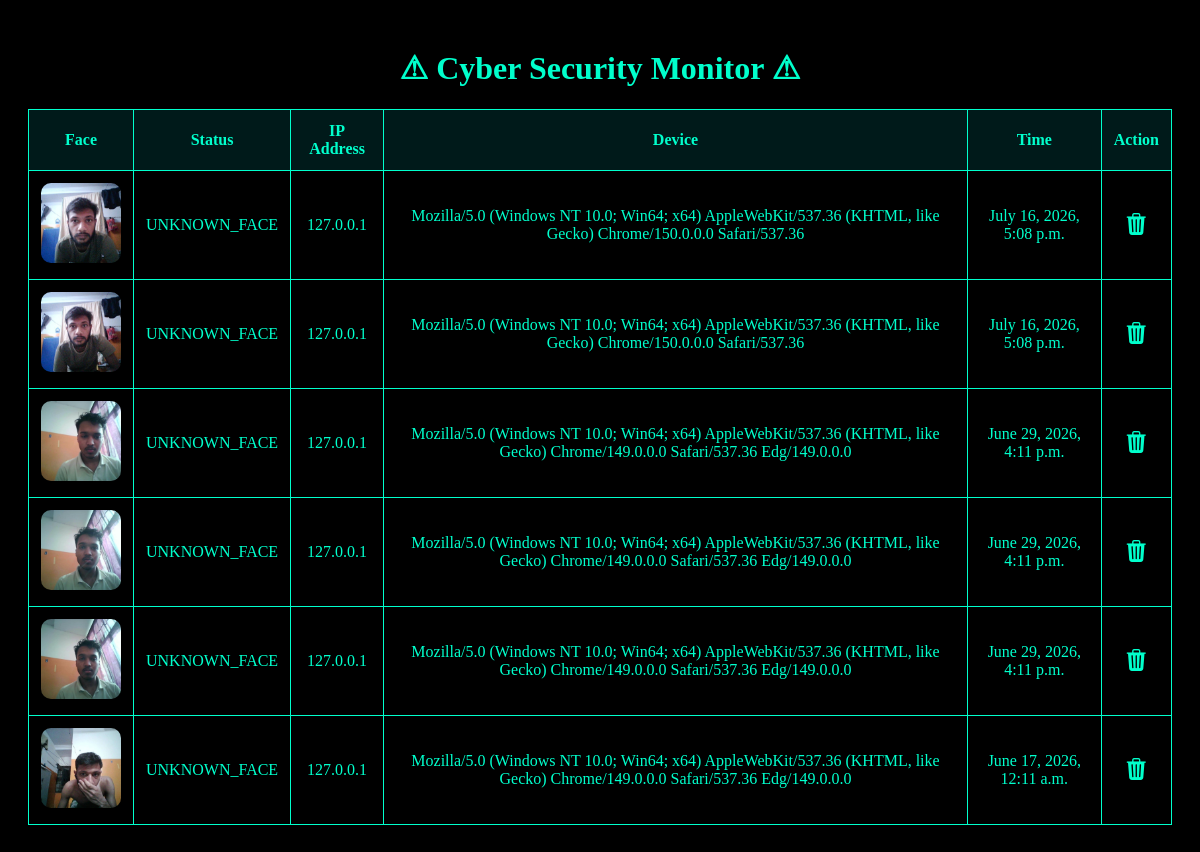
Page /api/face/security-monitor/ on the committed database.
### authapp/models.py (models this page shows, shortened)
class LoginActivity(models.Model):
    STATUS_CHOICES = [
        ('SUCCESS', 'Success'),
        ('FAILED', 'Failed'),
        ('UNKNOWN_FACE', 'Unknown Face'),
        ('LIVENESS_FAILED', 'Liveness Failed'),
    ]
    user = models.ForeignKey(
        User,
        on_delete=models.SET_NULL,
        null=True,
        blank=True
    )
    login_time = models.DateTimeField(auto_now_add=True)
    logout_time = models.DateTimeField(
        null=True,
        blank=True
    )
    ip_address = models.CharField(
        max_length=100,
        blank=True,
        null=True
    )
    device_info = models.TextField(
        blank=True,
        null=True
    )
    status = models.CharField(
        max_length=30,
        choices=STATUS_CHOICES
    )
    face_image = models.ImageField(
        upload_to='login_faces/',
        null=True,
        blank=True
    )
    session_duration = models.DurationField(
        null=True,
        blank=True
    )

### authapp/views.py (the view)
# urls.py: path('security-monitor/',views.security_monitor,name='security_monitor'),
def security_monitor(request):
    logs = LoginActivity.objects.all().order_by('-login_time')
    return render(
        request,
        'security_monitor.html',
        {'logs': logs}
    )

### templates/security_monitor.html (shortened to what this page needs)
<!DOCTYPE html>
<html lang="en">
<head>
    <link rel="stylesheet" href="https://cdn.jsdelivr.net/npm/bootstrap-icons@1.11.3/font/bootstrap-icons.min.css">
</head>
<body>
    <h1>⚠ Cyber Security Monitor ⚠</h1>
    <table>
        <tr>
            <th>Face</th>
            <th>Status</th>
            <th>IP Address</th>
            <th>Device</th>
            <th>Time</th>
            <th>Action</th>
        </tr>
        {% for log in logs %}
        <tr>
            <td>
                {% if log.face_image %}
                <img src="{{ log.face_image.url }}">
                {% else %}
                No Image
                {% endif %}
            </td>
            <td>{{ log.status }}</td>
            <td>{{ log.ip_address }}</td>
            <td>{{ log.device_info }}</td>
            <td>{{ log.login_time }}</td>
            <td>
                <a href="{% url 'delete_log' log.id %}"
                    onclick="return confirm('Are you sure you want to delete this log?')">
                    <i class="bi bi-trash3-fill delete-icon"></i>
                </a>
            </td>
        </tr>
        {% endfor %}
    </table>
</body>
</html>

### templates/security_monitor.html (style rules this page uses)
body { background: black; color: #00ffcc; font-family: Consolas; padding: 20px; }
h1 { text-align: center; color: #00ffcc; }
table { width: 100%; border-collapse: collapse; margin-top: 20px; }
th, td { border: 1px solid #00ffcc; padding: 12px; text-align: center; }
th { background: #001a1a; }
img { width: 80px; height: 80px; object-fit: cover; border-radius: 10px; }
.delete-icon { color: #00ffcc; font-size: 22px; cursor: pointer; transition: 0.3s; }

### rows in the picture
LoginActivity: face_image (picture), status "UNKNOWN_FACE", ip_address "127.0.0.1", device_info "Mozilla/5.0 (Windows NT 10.0; Win64; x64) AppleWebKit/537.36 (KHTML, like Gecko) Chrome/150.0.0.0 Safari/537.36", login_time "July 16, 2026, 5:08 p.m."
LoginActivity: face_image (picture), status "UNKNOWN_FACE", ip_address "127.0.0.1", device_info "Mozilla/5.0 (Windows NT 10.0; Win64; x64) AppleWebKit/537.36 (KHTML, like Gecko) Chrome/150.0.0.0 Safari/537.36", login_time "July 16, 2026, 5:08 p.m."
LoginActivity: face_image (picture), status "UNKNOWN_FACE", ip_address "127.0.0.1", device_info "Mozilla/5.0 (Windows NT 10.0; Win64; x64) AppleWebKit/537.36 (KHTML, like Gecko) Chrome/149.0.0.0 Safari/537.36 Edg/149.0.0.0", login_time "June 29, 2026, 4:11 p.m."
LoginActivity: face_image (picture), status "UNKNOWN_FACE", ip_address "127.0.0.1", device_info "Mozilla/5.0 (Windows NT 10.0; Win64; x64) AppleWebKit/537.36 (KHTML, like Gecko) Chrome/149.0.0.0 Safari/537.36 Edg/149.0.0.0", login_time "June 29, 2026, 4:11 p.m."
LoginActivity: face_image (picture), status "UNKNOWN_FACE", ip_address "127.0.0.1", device_info "Mozilla/5.0 (Windows NT 10.0; Win64; x64) AppleWebKit/537.36 (KHTML, like Gecko) Chrome/149.0.0.0 Safari/537.36 Edg/149.0.0.0", login_time "June 29, 2026, 4:11 p.m."
LoginActivity: face_image (picture), status "UNKNOWN_FACE", ip_address "127.0.0.1", device_info "Mozilla/5.0 (Windows NT 10.0; Win64; x64) AppleWebKit/537.36 (KHTML, like Gecko) Chrome/149.0.0.0 Safari/537.36 Edg/149.0.0.0", login_time "June 17, 2026, 12:11 a.m."
